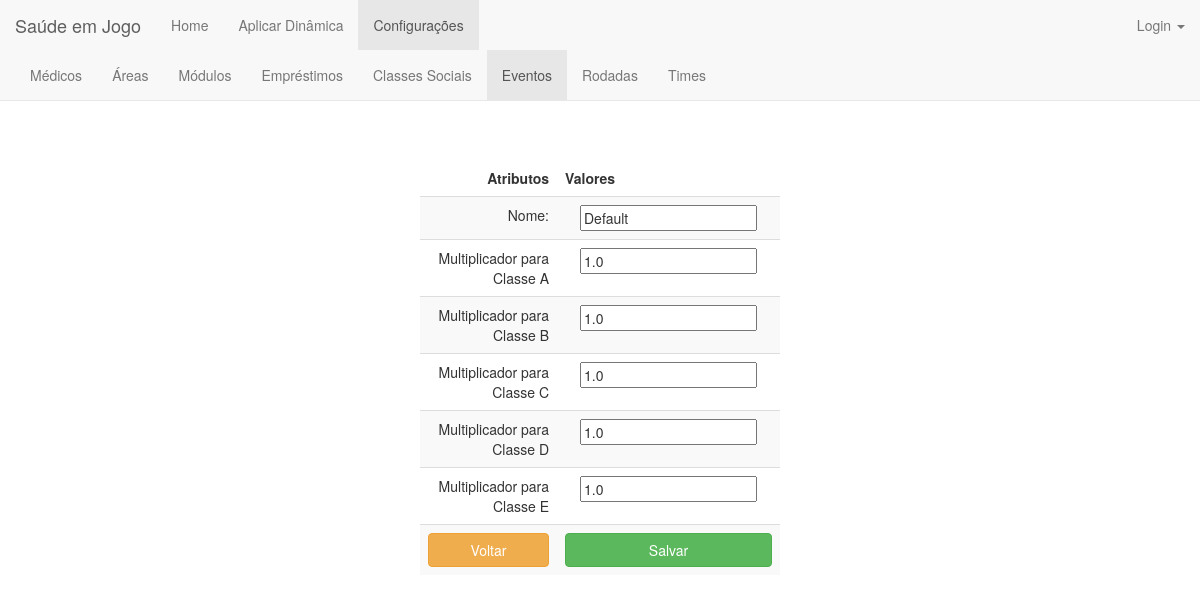
Page /evento/edit/1/ on the committed database.
### jogo/models.py (models this page shows, shortened)
class Evento(models.Model):
    class Meta:
        verbose_name = 'evento'
        verbose_name_plural = 'eventos'
    nome = models.CharField(max_length=50)
    multiplicador_classeA = models.FloatField(validators=[MinValueValidator(0.0)])
    multiplicador_classeB = models.FloatField(validators=[MinValueValidator(0.0)])
    multiplicador_classeC = models.FloatField(validators=[MinValueValidator(0.0)])
    multiplicador_classeD = models.FloatField(validators=[MinValueValidator(0.0)])
    multiplicador_classeE = models.FloatField(validators=[MinValueValidator(0.0)])

### jogo/views.py (the view)
# urls.py: url(r'^evento/edit/(?P<id>\d+)/$', views.evento_edit, name='evento_edit'),
def evento_edit(request, id):
    evento = get_object_or_404(Evento, pk=id)
    form = Evento_Form(instance=evento)
    if request.method == 'POST':
        form = Evento_Form(request.POST, instance=evento)
        if form.is_valid():
            form.save()
            return HttpResponseRedirect('/evento')
    return render(request, 'evento/evento_edit.html', {'form': form})

### jogo/templates/evento/evento_edit.html (shortened to what this page needs)
{% extends 'jogo/base_configuracoes.html' %}
{% load staticfiles %}
{% block evento %}class="active"{% endblock %}
{% block body %}
    <h1 align="center">Editar Evento</h1><br>
<form action="." method="POST">{% csrf_token %}
    <div style="width: 30%; position: absolute; top:20%; bottom: 0; left: 0; right: 0; margin: 0 auto;">
        <table class="table table-striped" align="center">
            <thead>
            <tr>
                <td align="right"><b>Atributos</b></td>
                <td align="left"><b>Valores</b></td>
            </tr>
            </thead>
            <tbody>
            <tr>
                <td align="right">Nome:</td>
                <td align="left">
                    <div class="col-xs-6">{{form.nome}}</div>
                </td>
            </tr>
            <tr>
                <td align="right">Multiplicador para Classe A</td>
                <td align="left">
                    <div class="col-xs-6">{{form.multiplicador_classeA}}</div>
                </td>
            </tr>
             <tr>
                <td align="right">Multiplicador para Classe B</td>
                <td align="left">
                    <div class="col-xs-6">{{form.multiplicador_classeB}}</div>
                </td>
            </tr>
             <tr>
                <td align="right">Multiplicador para Classe C</td>
                <td align="left">
                    <div class="col-xs-6">{{form.multiplicador_classeC}}</div>
                </td>
            </tr>
             <tr>
                <td align="right">Multiplicador para Classe D</td>
                <td align="left">
                    <div class="col-xs-6">{{form.multiplicador_classeD}}</div>
                </td>
            </tr>
             <tr>
                <td align="right">Multiplicador para Classe E</td>
                <td align="left">
                    <div class="col-xs-6">{{form.multiplicador_classeE}}</div>
                </td>
            </tr>
            <tr>
                <td align="right"><a  style="text-decoration:none;" href="{% url 'jogo:evento_index' %}"><button type="button" class="btn btn-warning btn-block" >Voltar</button></a></td>
                <td align="left"><button type="submit" class="btn btn-success btn-block" >Salvar</button></td>
            </tr>
            </tbody>
        </table>
    </div>
</form>
{% endblock body %}

### rows in the picture
Evento: nome "Default", multiplicador_classeA "1.0", multiplicador_classeB "1.0", multiplicador_classeC "1.0", multiplicador_classeD "1.0", multiplicador_classeE "1.0"
